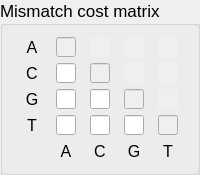
        <widget class="QGroupBox" name="groupBox">
         <property name="enabled">
          <bool>true</bool>
         </property>
         <property name="sizePolicy">
          <sizepolicy hsizetype="Fixed" vsizetype="Preferred">
           <horstretch>0</horstretch>
           <verstretch>0</verstretch>
          </sizepolicy>
         </property>
         <property name="font">
          <font>
           <pointsize>13</pointsize>
          </font>
         </property>
         <property name="mouseTracking">
          <bool>false</bool>
         </property>
         <property name="acceptDrops">
          <bool>false</bool>
         </property>
         <property name="title">
          <string>Mismatch cost matrix</string>
         </property>
         <layout class="QGridLayout" name="gridLayout">
          <item row="0" column="0">
           <widget class="QLabel" name="label_2">
            <property name="sizePolicy">
             <sizepolicy hsizetype="Fixed" vsizetype="Fixed">
              <horstretch>0</horstretch>
              <verstretch>0</verstretch>
             </sizepolicy>
            </property>
            <property name="minimumSize">
             <size>
              <width>20</width>
              <height>20</height>
             </size>
            </property>
            <property name="maximumSize">
             <size>
              <width>20</width>
              <height>20</height>
             </size>
            </property>
            <property name="font">
             <font>
              <pointsize>12</pointsize>
             </font>
            </property>
            <property name="text">
             <string>A</string>
            </property>
            <property name="alignment">
             <set>Qt::AlignCenter</set>
            </property>
           </widget>
          </item>
          <item row="0" column="1">
           <widget class="QLineEdit" name="lineEdit_AA">
            <property name="enabled">
             <bool>false</bool>
            </property>
            <property name="sizePolicy">
             <sizepolicy hsizetype="Fixed" vsizetype="Fixed">
              <horstretch>0</horstretch>
              <verstretch>0</verstretch>
             </sizepolicy>
            </property>
            <property name="minimumSize">
             <size>
              <width>20</width>
              <height>20</height>
             </size>
            </property>
            <property name="maximumSize">
             <size>
              <width>20</width>
              <height>20</height>
             </size>
            </property>
           </widget>
          </item>
          <item row="0" column="2">
           <widget class="QLineEdit" name="lineEdit_AC">
            <property name="enabled">
             <bool>false</bool>
            </property>
            <property name="sizePolicy">
             <sizepolicy hsizetype="Fixed" vsizetype="Fixed">
              <horstretch>0</horstretch>
              <verstretch>0</verstretch>
             </sizepolicy>
            </property>
            <property name="minimumSize">
             <size>
              <width>20</width>
              <height>20</height>
             </size>
            </property>
            <property name="maximumSize">
             <size>
              <width>20</width>
              <height>20</height>
             </size>
            </property>
            <property name="mouseTracking">
             <bool>false</bool>
            </property>
            <property name="acceptDrops">
             <bool>false</bool>
            </property>
            <property name="frame">
             <bool>false</bool>
            </property>
           </widget>
          </item>
          <item row="0" column="3">
           <widget class="QLineEdit" name="lineEdit_AG">
            <property name="enabled">
             <bool>false</bool>
            </property>
            <property name="sizePolicy">
             <sizepolicy hsizetype="Fixed" vsizetype="Fixed">
              <horstretch>0</horstretch>
              <verstretch>0</verstretch>
             </sizepolicy>
            </property>
            <property name="minimumSize">
             <size>
              <width>20</width>
              <height>20</height>
             </size>
            </property>
            <property name="maximumSize">
             <size>
              <width>20</width>
              <height>20</height>
             </size>
            </property>
            <property name="mouseTracking">
             <bool>false</bool>
            </property>
            <property name="acceptDrops">
             <bool>false</bool>
            </property>
            <property name="frame">
             <bool>false</bool>
            </property>
           </widget>
          </item>
          <item row="0" column="4">
           <widget class="QLineEdit" name="lineEdit_AT">
            <property name="enabled">
             <bool>false</bool>
            </property>
            <property name="sizePolicy">
             <sizepolicy hsizetype="Fixed" vsizetype="Fixed">
              <horstretch>0</horstretch>
              <verstretch>0</verstretch>
             </sizepolicy>
            </property>
            <property name="minimumSize">
             <size>
              <width>20</width>
              <height>20</height>
             </size>
            </property>
            <property name="maximumSize">
             <size>
              <width>20</width>
              <height>20</height>
             </size>
            </property>
            <property name="mouseTracking">
             <bool>false</bool>
            </property>
            <property name="acceptDrops">
             <bool>false</bool>
            </property>
            <property name="frame">
             <bool>false</bool>
            </property>
           </widget>
          </item>
          <item row="1" column="0">
           <widget class="QLabel" name="label_3">
            <property name="sizePolicy">
             <sizepolicy hsizetype="Fixed" vsizetype="Fixed">
              <horstretch>0</horstretch>
              <verstretch>0</verstretch>
             </sizepolicy>
            </property>
            <property name="minimumSize">
             <size>
              <width>20</width>
              <height>20</height>
             </size>
            </property>
            <property name="maximumSize">
             <size>
              <width>20</width>
              <height>20</height>
             </size>
            </property>
            <property name="font">
             <font>
              <pointsize>12</pointsize>
             </font>
            </property>
            <property name="text">
             <string>C</string>
            </property>
            <property name="alignment">
             <set>Qt::AlignCenter</set>
            </property>
           </widget>
          </item>
          <item row="1" column="1">
           <widget class="QLineEdit" name="lineEdit_CA">
            <property name="enabled">
             <bool>true</bool>
            </property>
            <property name="sizePolicy">
             <sizepolicy hsizetype="Fixed" vsizetype="Fixed">
              <horstretch>0</horstretch>
              <verstretch>0</verstretch>
             </sizepolicy>
            </property>
            <property name="minimumSize">
             <size>
              <width>20</width>
              <height>20</height>
             </size>
            </property>
            <property name="maximumSize">
             <size>
              <width>20</width>
              <height>20</height>
             </size>
            </property>
           </widget>
          </item>
          <item row="1" column="2">
           <widget class="QLineEdit" name="lineEdit_CC">
            <property name="enabled">
             <bool>false</bool>
            </property>
            <property name="sizePolicy">
             <sizepolicy hsizetype="Fixed" vsizetype="Fixed">
              <horstretch>0</horstretch>
              <verstretch>0</verstretch>
             </sizepolicy>
            </property>
            <property name="minimumSize">
             <size>
              <width>20</width>
              <height>20</height>
             </size>
            </property>
            <property name="maximumSize">
             <size>
              <width>20</width>
              <height>20</height>
             </size>
            </property>
           </widget>
          </item>
          <item row="1" column="3">
           <widget class="QLineEdit" name="lineEdit_CG">
            <property name="enabled">
             <bool>false</bool>
            </property>
            <property name="sizePolicy">
             <sizepolicy hsizetype="Fixed" vsizetype="Fixed">
              <horstretch>0</horstretch>
              <verstretch>0</verstretch>
             </sizepolicy>
            </property>
            <property name="minimumSize">
             <size>
              <width>20</width>
              <height>20</height>
             </size>
            </property>
            <property name="maximumSize">
             <size>
              <width>20</width>
              <height>20</height>
             </size>
            </property>
            <property name="mouseTracking">
             <bool>false</bool>
            </property>
            <property name="acceptDrops">
             <bool>false</bool>
            </property>
            <property name="frame">
             <bool>false</bool>
            </property>
           </widget>
          </item>
          <item row="1" column="4">
           <widget class="QLineEdit" name="lineEdit_CT">
            <property name="enabled">
             <bool>false</bool>
            </property>
            <property name="sizePolicy">
             <sizepolicy hsizetype="Fixed" vsizetype="Fixed">
              <horstretch>0</horstretch>
              <verstretch>0</verstretch>
             </sizepolicy>
            </property>
            <property name="minimumSize">
             <size>
              <width>20</width>
              <height>20</height>
             </size>
            </property>
            <property name="maximumSize">
             <size>
              <width>20</width>
              <height>20</height>
             </size>
            </property>
            <property name="mouseTracking">
             <bool>false</bool>
            </property>
            <property name="acceptDrops">
             <bool>false</bool>
            </property>
            <property name="frame">
             <bool>false</bool>
            </property>
           </widget>
          </item>
          <item row="2" column="0">
           <widget class="QLabel" name="label_4">
            <property name="sizePolicy">
             <sizepolicy hsizetype="Fixed" vsizetype="Fixed">
              <horstretch>0</horstretch>
              <verstretch>0</verstretch>
             </sizepolicy>
            </property>
            <property name="minimumSize">
             <size>
              <width>20</width>
              <height>20</height>
             </size>
            </property>
            <property name="maximumSize">
             <size>
              <width>20</width>
              <height>20</height>
             </size>
            </property>
            <property name="font">
             <font>
              <pointsize>12</pointsize>
             </font>
            </property>
            <property name="text">
             <string>G</string>
            </property>
            <property name="alignment">
             <set>Qt::AlignCenter</set>
            </property>
           </widget>
          </item>
          <item row="2" column="1">
           <widget class="QLineEdit" name="lineEdit_GA">
            <property name="enabled">
             <bool>true</bool>
            </property>
            <property name="sizePolicy">
             <sizepolicy hsizetype="Fixed" vsizetype="Fixed">
              <horstretch>0</horstretch>
              <verstretch>0</verstretch>
             </sizepolicy>
            </property>
            <property name="minimumSize">
             <size>
              <width>20</width>
              <height>20</height>
             </size>
            </property>
            <property name="maximumSize">
             <size>
              <width>20</width>
              <height>20</height>
             </size>
            </property>
           </widget>
          </item>
          <item row="2" column="2">
           <widget class="QLineEdit" name="lineEdit_GC">
            <property name="enabled">
             <bool>true</bool>
            </property>
            <property name="sizePolicy">
             <sizepolicy hsizetype="Fixed" vsizetype="Fixed">
              <horstretch>0</horstretch>
              <verstretch>0</verstretch>
             </sizepolicy>
            </property>
            <property name="minimumSize">
             <size>
              <width>20</width>
              <height>20</height>
             </size>
            </property>
            <property name="maximumSize">
             <size>
              <width>20</width>
              <height>20</height>
             </size>
            </property>
           </widget>
          </item>
          <item row="2" column="3">
           <widget class="QLineEdit" name="lineEdit_GG">
            <property name="enabled">
             <bool>false</bool>
            </property>
            <property name="sizePolicy">
             <sizepolicy hsizetype="Fixed" vsizetype="Fixed">
              <horstretch>0</horstretch>
              <verstretch>0</verstretch>
             </sizepolicy>
            </property>
            <property name="minimumSize">
             <size>
              <width>20</width>
              <height>20</height>
             </size>
            </property>
            <property name="maximumSize">
             <size>
              <width>20</width>
              <height>20</height>
             </size>
            </property>
           </widget>
          </item>
          <item row="2" column="4">
           <widget class="QLineEdit" name="lineEdit_GT">
            <property name="enabled">
             <bool>false</bool>
            </property>
            <property name="sizePolicy">
             <sizepolicy hsizetype="Fixed" vsizetype="Fixed">
              <horstretch>0</horstretch>
              <verstretch>0</verstretch>
             </sizepolicy>
            </property>
            <property name="minimumSize">
             <size>
              <width>20</width>
              <height>20</height>
             </size>
            </property>
            <property name="maximumSize">
             <size>
              <width>20</width>
              <height>20</height>
             </size>
            </property>
            <property name="mouseTracking">
             <bool>false</bool>
            </property>
            <property name="acceptDrops">
             <bool>false</bool>
            </property>
            <property name="frame">
             <bool>false</bool>
            </property>
           </widget>
          </item>
          <item row="3" column="0">
           <widget class="QLabel" name="label_5">
            <property name="sizePolicy">
             <sizepolicy hsizetype="Fixed" vsizetype="Fixed">
              <horstretch>0</horstretch>
              <verstretch>0</verstretch>
             </sizepolicy>
            </property>
            <property name="minimumSize">
             <size>
              <width>20</width>
              <height>20</height>
             </size>
            </property>
            <property name="maximumSize">
             <size>
              <width>20</width>
              <height>20</height>
             </size>
            </property>
            <property name="font">
             <font>
              <pointsize>12</pointsize>
             </font>
            </property>
            <property name="text">
             <string>T</string>
            </property>
            <property name="alignment">
             <set>Qt::AlignCenter</set>
            </property>
           </widget>
          </item>
          <item row="3" column="1">
           <widget class="QLineEdit" name="lineEdit_TA">
            <property name="enabled">
             <bool>true</bool>
            </property>
            <property name="sizePolicy">
             <sizepolicy hsizetype="Fixed" vsizetype="Fixed">
              <horstretch>0</horstretch>
              <verstretch>0</verstretch>
             </sizepolicy>
            </property>
            <property name="minimumSize">
             <size>
              <width>20</width>
              <height>20</height>
             </size>
            </property>
            <property name="maximumSize">
             <size>
              <width>20</width>
              <height>20</height>
             </size>
            </property>
           </widget>
          </item>
          <item row="3" column="2">
           <widget class="QLineEdit" name="lineEdit_TC">
            <property name="enabled">
             <bool>true</bool>
            </property>
            <property name="sizePolicy">
             <sizepolicy hsizetype="Fixed" vsizetype="Fixed">
              <horstretch>0</horstretch>
              <verstretch>0</verstretch>
             </sizepolicy>
            </property>
            <property name="minimumSize">
             <size>
              <width>20</width>
              <height>20</height>
             </size>
            </property>
            <property name="maximumSize">
             <size>
              <width>20</width>
              <height>20</height>
             </size>
            </property>
           </widget>
          </item>
          <item row="3" column="3">
           <widget class="QLineEdit" name="lineEdit_TG">
            <property name="sizePolicy">
             <sizepolicy hsizetype="Fixed" vsizetype="Fixed">
              <horstretch>0</horstretch>
              <verstretch>0</verstretch>
             </sizepolicy>
            </property>
            <property name="minimumSize">
             <size>
              <width>20</width>
              <height>20</height>
             </size>
            </property>
            <property name="maximumSize">
             <size>
              <width>20</width>
              <height>20</height>
             </size>
            </property>
           </widget>
          </item>
          <item row="3" column="4">
           <widget class="QLineEdit" name="lineEdit_TT">
            <property name="enabled">
             <bool>false</bool>
            </property>
            <property name="sizePolicy">
             <sizepolicy hsizetype="Fixed" vsizetype="Fixed">
              <horstretch>0</horstretch>
              <verstretch>0</verstretch>
             </sizepolicy>
            </property>
            <property name="minimumSize">
             <size>
              <width>20</width>
              <height>20</height>
             </size>
            </property>
            <property name="maximumSize">
             <size>
              <width>20</width>
              <height>20</height>
             </size>
            </property>
           </widget>
          </item>
          <item row="4" column="0">
           <widget class="QLabel" name="label">
            <property name="sizePolicy">
             <sizepolicy hsizetype="Fixed" vsizetype="Fixed">
              <horstretch>0</horstretch>
              <verstretch>0</verstretch>
             </sizepolicy>
            </property>
            <property name="minimumSize">
             <size>
              <width>20</width>
              <height>20</height>
             </size>
            </property>
            <property name="maximumSize">
             <size>
              <width>20</width>
              <height>20</height>
             </size>
            </property>
            <property name="text">
             <string/>
            </property>
            <property name="alignment">
             <set>Qt::AlignCenter</set>
            </property>
           </widget>
          </item>
          <item row="4" column="1">
           <widget class="QLabel" name="label_6">
            <property name="sizePolicy">
             <sizepolicy hsizetype="Fixed" vsizetype="Fixed">
              <horstretch>0</horstretch>
              <verstretch>0</verstretch>
             </sizepolicy>
            </property>
            <property name="minimumSize">
             <size>
              <width>20</width>
              <height>20</height>
             </size>
            </property>
            <property name="maximumSize">
             <size>
              <width>20</width>
              <height>20</height>
             </size>
            </property>
            <property name="font">
             <font>
              <pointsize>12</pointsize>
             </font>
            </property>
            <property name="text">
             <string>A</string>
            </property>
            <property name="alignment">
             <set>Qt::AlignCenter</set>
            </property>
           </widget>
          </item>
          <item row="4" column="2">
           <widget class="QLabel" name="label_7">
            <property name="sizePolicy">
             <sizepolicy hsizetype="Fixed" vsizetype="Fixed">
              <horstretch>0</horstretch>
              <verstretch>0</verstretch>
             </sizepolicy>
            </property>
            <property name="minimumSize">
             <size>
              <width>20</width>
              <height>20</height>
             </size>
            </property>
            <property name="maximumSize">
             <size>
              <width>20</width>
              <height>20</height>
             </size>
            </property>
            <property name="font">
             <font>
              <pointsize>12</pointsize>
             </font>
            </property>
            <property name="text">
             <string>C</string>
            </property>
            <property name="alignment">
             <set>Qt::AlignCenter</set>
            </property>
           </widget>
          </item>
          <item row="4" column="3">
           <widget class="QLabel" name="label_8">
            <property name="sizePolicy">
             <sizepolicy hsizetype="Fixed" vsizetype="Fixed">
              <horstretch>0</horstretch>
              <verstretch>0</verstretch>
             </sizepolicy>
            </property>
            <property name="minimumSize">
             <size>
              <width>20</width>
              <height>20</height>
             </size>
            </property>
            <property name="maximumSize">
             <size>
              <width>20</width>
              <height>20</height>
             </size>
            </property>
            <property name="font">
             <font>
              <pointsize>12</pointsize>
             </font>
            </property>
            <property name="text">
             <string>G</string>
            </property>
            <property name="alignment">
             <set>Qt::AlignCenter</set>
            </property>
           </widget>
          </item>
          <item row="4" column="4">
           <widget class="QLabel" name="label_9">
            <property name="sizePolicy">
             <sizepolicy hsizetype="Fixed" vsizetype="Fixed">
              <horstretch>0</horstretch>
              <verstretch>0</verstretch>
             </sizepolicy>
            </property>
            <property name="minimumSize">
             <size>
              <width>20</width>
              <height>20</height>
             </size>
            </property>
            <property name="maximumSize">
             <size>
              <width>20</width>
              <height>20</height>
             </size>
            </property>
            <property name="font">
             <font>
              <pointsize>12</pointsize>
             </font>
            </property>
            <property name="text">
             <string>T</string>
            </property>
            <property name="alignment">
             <set>Qt::AlignCenter</set>
            </property>
           </widget>
          </item>
         </layout>
        </widget>
